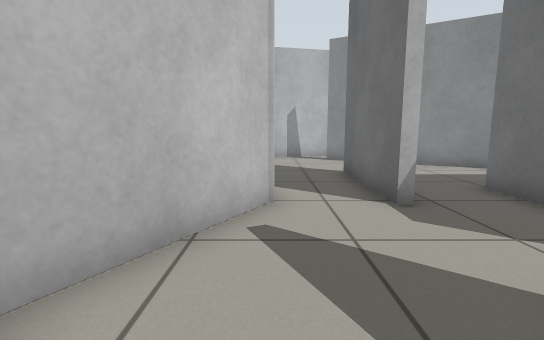
[1] (above)

19 first-person views from a walk through a world built for the Gazebo simulator. The camera is 0.68 m above the floor, tilts 8° down and sees 85° across. The floor is counted in squares, 0.5 m on a side. Each view is taken from the middle of a square. On the plan, view 1 faces up. The plan holds only what a view shows up to about 14 squares ahead; the rest is blank.

[2]
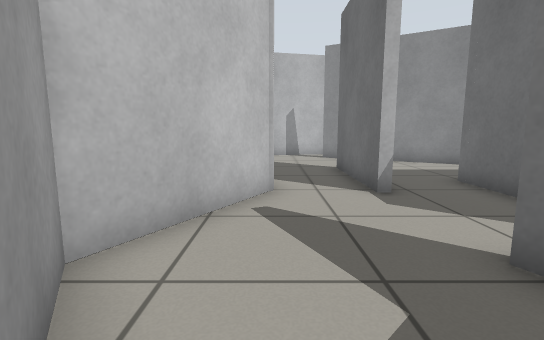

[3]
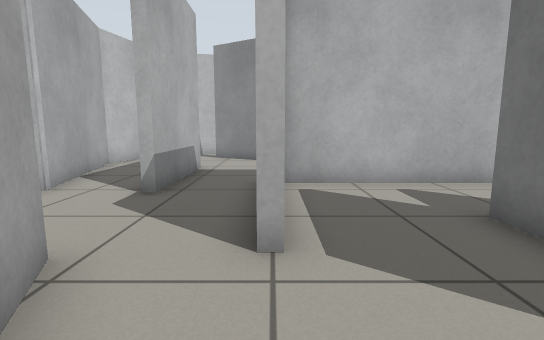

[4]
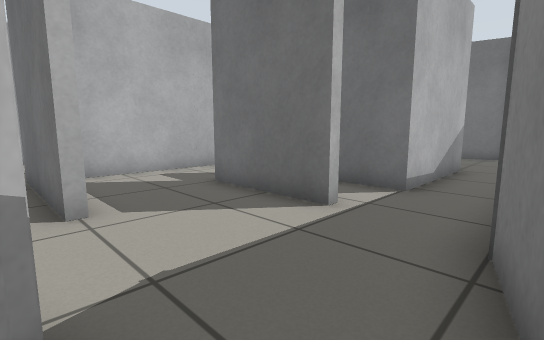

[5]
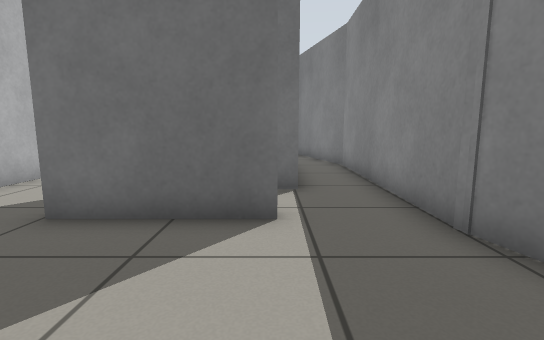

[6]
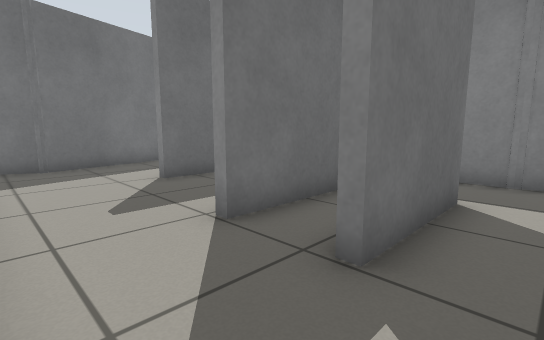

[7]
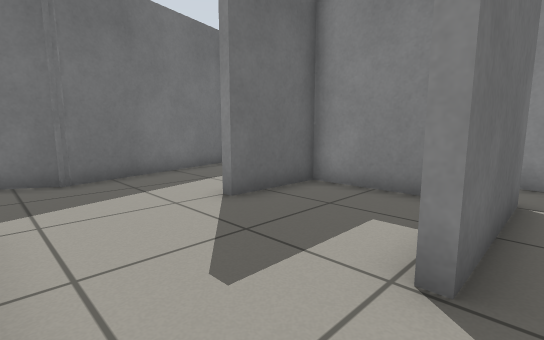

[8]
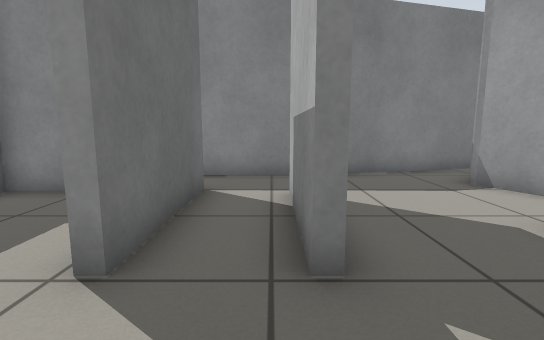

[9]
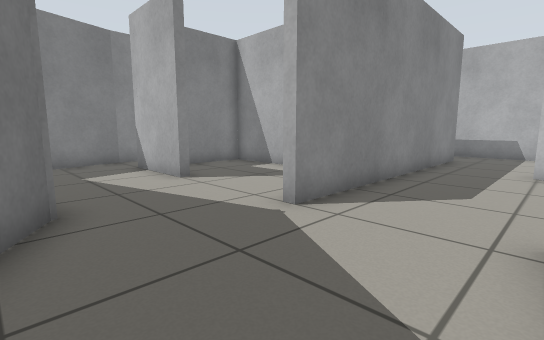

[10]
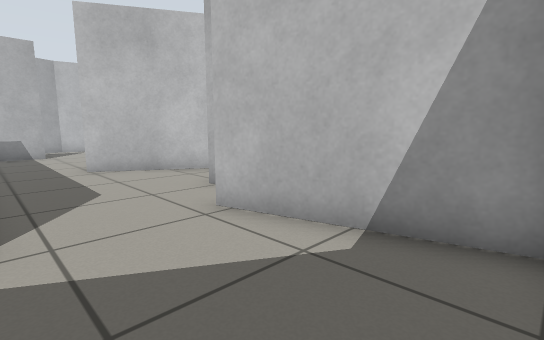

[11]
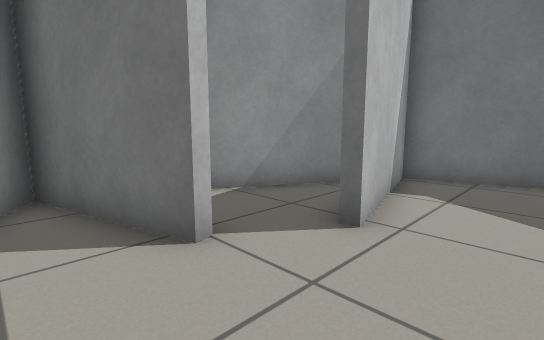

[12]
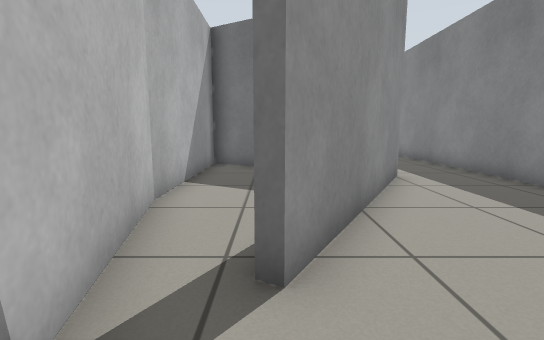

[13]
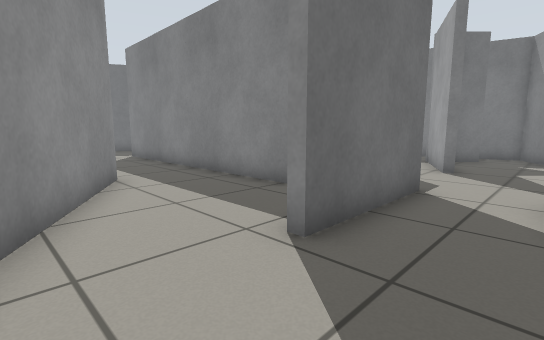

[14]
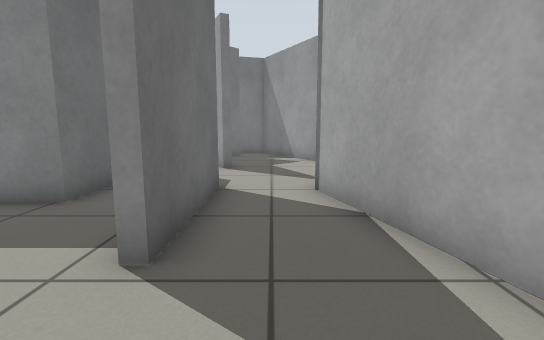

[15]
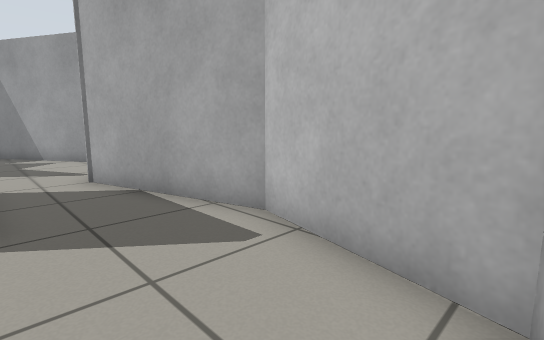

[16]
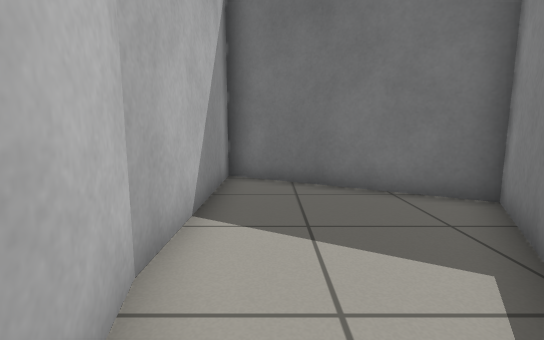

[17]
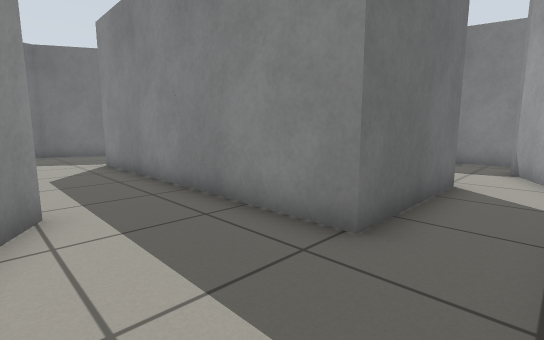

[18]
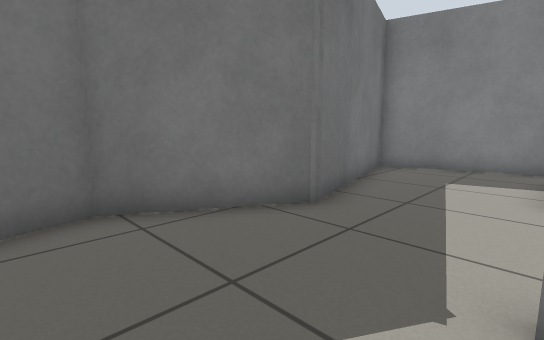

[19]
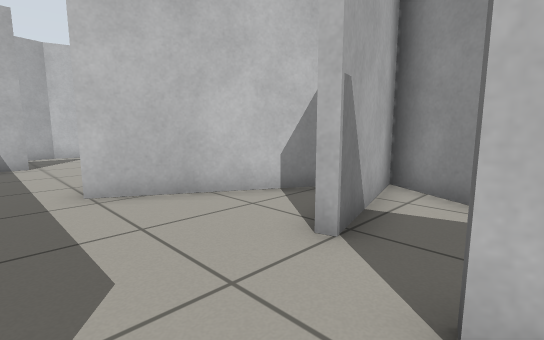

### Floor plan
Ten units are one square. View 1 is at (0, 0); x grows to the right and y downward. Boxes are objects, and circles mark ways between rooms. Rooms are numbered by the first view taken in them; rooms with no view inside come last. Other rooms are left out.
<svg viewBox="-26 -158 232 205">
<path fill="none" stroke="#000" d="M25 -52 22 -52 22 -92 25 -92 25 -52M26 -20 34 -3M48 -21 48 -66 95 -66M84 -94 24 -129M25 24 33 16M15 -143 -4 -139 -14 -105 0 -54 -21 -18 14 42 26 39M86 1 83 1 83 -34 86 -34 86 1M76 25 151 26M53 -21 48 -21M150 -24 150 6 105 6 105 -35M106 -63 52 -63M149 26 198 13 182 -46 191 -61M34 -3 41 12M26 39 80 25M191 -61 201 -78 192 -112 147 -99M128 -110 116 -152M147 -99 146 -103M95 -66 151 -66M177 -120 117 -152M120 -152 131 -111M118 -152 84 -94M56 -153 15 -143M59 -112 83 -98 115 -152M117 -152 55 -152M121 -63 106 -63M108 -25 108 3 147 3 147 -24 150 -24"/>
<circle cx="20" cy="30" r="3" fill="#2a7"/>
<circle cx="40" cy="-15" r="3" fill="#2a7"/>
<circle cx="100" cy="-85" r="3" fill="#2a7"/>
<circle cx="20" cy="-140" r="3" fill="#2a7"/>
<circle cx="170" cy="-70" r="3" fill="#2a7"/>
<circle cx="110" cy="-50" r="3" fill="#2a7"/>
<circle cx="150" cy="-45" r="3" fill="#2a7"/>
<circle cx="150" cy="-85" r="3" fill="#2a7"/>
<text x="30" y="-60">1</text>
<text x="100" y="-10">2</text>
<text x="180" y="-80">3</text>
<text x="130" y="-100">4</text>
<text x="70" y="-140">5</text>
<text x="130" y="-40">6</text>
</svg>
Room 1 opens to room 2. Room 1 opens to room 4. Room 1 opens to room 5. Room 2 opens to room 3. Room 2 opens to room 6. Room 3 opens to room 4.

Where each view was taken, in squares from view 1:
view 1: 0 up, 0 right, facing up
view 2: 1 down, 0 right, facing up
view 3: 1 down, 5 right, facing up
view 4: 3 down, 4 right, facing up-right
view 5: 0 up, 4 right, facing right
view 6: 6 up, 7 right, facing down-right
view 7: 6 up, 10 right, facing down-right
view 8: 6 up, 9 right, facing down
view 9: 10 up, 19 right, facing down-left
view 10: 7 up, 19 right, facing up-left
view 11: 8 up, 11 right, facing up-right
view 12: 13 up, 0 right, facing right
view 13: 12 up, 0 right, facing down-right
view 14: 12 up, 1 right, facing down
view 15: 14 up, 2 right, facing down-left
view 16: 14 up, 3 right, facing right
view 17: 10 up, 3 right, facing down-right
view 18: 9 up, 15 right, facing down-right
view 19: 8 up, 15 right, facing up-left
